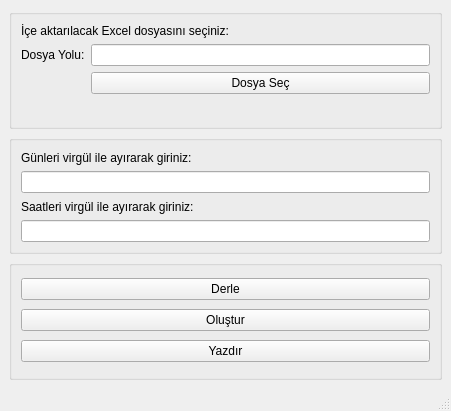
<?xml version="1.0" encoding="UTF-8"?>
<ui version="4.0">
 <class>MainWindow</class>
 <widget class="QMainWindow" name="MainWindow">
  <property name="geometry">
   <rect>
    <x>0</x>
    <y>0</y>
    <width>451</width>
    <height>411</height>
   </rect>
  </property>
  <property name="windowTitle">
   <string>AU - TimeTable Creator</string>
  </property>
  <property name="windowIcon">
   <iconset resource="../Resources/Resources.qrc">
    <normaloff>:/Icons/Ankara_University_Logo.png</normaloff>:/Icons/Ankara_University_Logo.png</iconset>
  </property>
  <widget class="QWidget" name="centralwidget">
   <layout class="QGridLayout" name="gridLayout">
    <item row="0" column="0">
     <widget class="QGroupBox" name="groupBox">
      <property name="styleSheet">
       <string notr="true"/>
      </property>
      <property name="title">
       <string/>
      </property>
      <layout class="QFormLayout" name="formLayout">
       <item row="1" column="0">
        <widget class="QLabel" name="label_FilePath">
         <property name="text">
          <string>Dosya Yolu:</string>
         </property>
        </widget>
       </item>
       <item row="1" column="1">
        <widget class="QLineEdit" name="lineEdit_FilePath"/>
       </item>
       <item row="2" column="1">
        <widget class="QPushButton" name="pushButton_ChooseFile">
         <property name="text">
          <string>Dosya Seç</string>
         </property>
        </widget>
       </item>
       <item row="0" column="0" colspan="2">
        <widget class="QLabel" name="label_ExcelInputDesc">
         <property name="text">
          <string>İçe aktarılacak Excel dosyasını seçiniz:</string>
         </property>
        </widget>
       </item>
      </layout>
     </widget>
    </item>
    <item row="2" column="0">
     <widget class="QGroupBox" name="groupBox_2">
      <property name="title">
       <string/>
      </property>
      <layout class="QGridLayout" name="gridLayout_2">
       <item row="0" column="0">
        <widget class="QPushButton" name="pushButton_Compile">
         <property name="text">
          <string>Derle</string>
         </property>
        </widget>
       </item>
       <item row="1" column="0">
        <widget class="QPushButton" name="pushButton_CreateTimeTable">
         <property name="text">
          <string>Oluştur</string>
         </property>
        </widget>
       </item>
       <item row="2" column="0">
        <widget class="QPushButton" name="pushButton_Print">
         <property name="text">
          <string>Yazdır</string>
         </property>
        </widget>
       </item>
      </layout>
     </widget>
    </item>
    <item row="1" column="0">
     <widget class="QGroupBox" name="groupBox_3">
      <property name="title">
       <string/>
      </property>
      <layout class="QGridLayout" name="gridLayout_3">
       <item row="1" column="0">
        <widget class="QLineEdit" name="lineEdit_DaysInput"/>
       </item>
       <item row="0" column="0">
        <widget class="QLabel" name="label_DaysInputLabel">
         <property name="text">
          <string>Günleri virgül ile ayırarak giriniz:</string>
         </property>
        </widget>
       </item>
       <item row="2" column="0">
        <widget class="QLabel" name="label_HoursInputLabel">
         <property name="text">
          <string>Saatleri virgül ile ayırarak giriniz:</string>
         </property>
        </widget>
       </item>
       <item row="3" column="0">
        <widget class="QLineEdit" name="lineEdit_HoursInput"/>
       </item>
      </layout>
     </widget>
    </item>
   </layout>
  </widget>
  <widget class="QMenuBar" name="menubar">
   <property name="geometry">
    <rect>
     <x>0</x>
     <y>0</y>
     <width>451</width>
     <height>33</height>
    </rect>
   </property>
  </widget>
  <widget class="QStatusBar" name="statusbar"/>
 </widget>
 <resources>
  <include location="../Resources/Resources.qrc"/>
 </resources>
 <connections/>
</ui>
